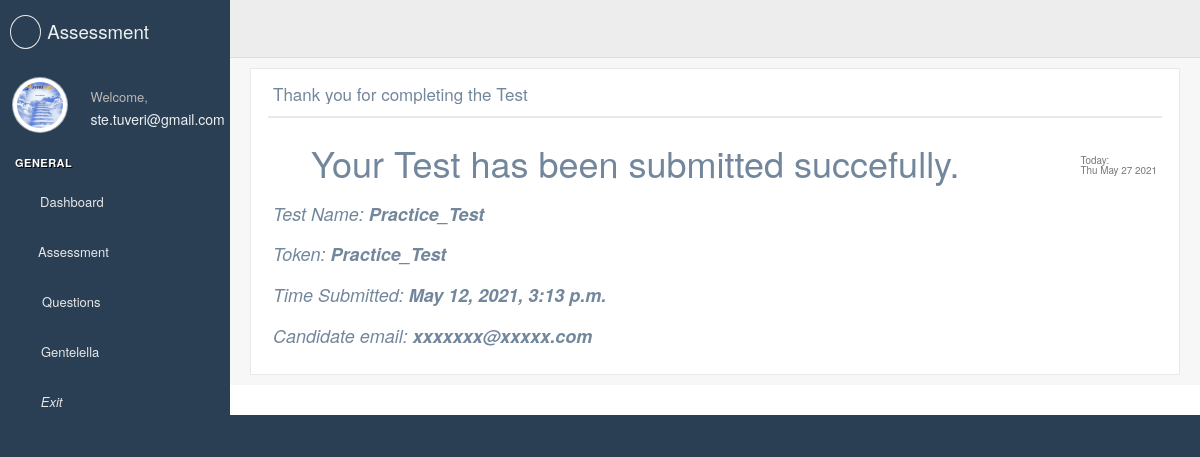
/assessment/candidate/test/submit/Practice_Test (signed in), run on the app's committed database.
### users/models.py (models this page shows, shortened)
class User(AbstractBaseUser, PermissionsMixin):
    email = models.EmailField(max_length=254, unique=True)
    name = models.CharField(max_length=254, null=True, blank=True)
    username = models.CharField(max_length=254, null=True, blank=True) #TODO: #9 in models.py
    is_staff = models.BooleanField(default=False)
    is_superuser = models.BooleanField(default=False)
    is_active = models.BooleanField(default=True)
    last_login = models.DateTimeField(null=True, blank=True)
    date_joined = models.DateTimeField(auto_now_add=True)
    USERNAME_FIELD = 'email'
    EMAIL_FIELD = 'email'
    REQUIRED_FIELDS = []
    objects = UserManager()

class Profile(models.Model):
    user = models.OneToOneField(User,unique=True, on_delete=models.CASCADE,default=None)
    address = models.CharField(max_length=254, null=True, blank=True)
    image = models.ImageField(default='default.jpg',upload_to='profile_pics')

### assessment/models.py (models this page shows, shortened)
class Assessment(models.Model):
    YES_NO = ( ('Yes', 'Yes'), ('No', 'No'),)
    assessment_name = models.CharField(max_length=20, blank=True, null=True, unique=True)
    candidate_name = models.CharField(max_length=20, blank=True, null=True)
    candidate_surname = models.CharField(max_length=20, blank=True, null=True)
    candidate_email = models.EmailField(max_length=254, null=True, blank=True)
    slug = models.SlugField(max_length=40,null=True, blank=True)
    token = models.CharField(max_length=256, null=True, blank=True)
    creator_email = models.EmailField(max_length=254, null=True, blank=True)
    date_creation = models.DateTimeField(blank=True, null=True,)
    date_sent = models.DateTimeField(blank=True, null=True,)
    date_first_opened = models.DateTimeField(blank=True, null=True,)
    date_complete = models.DateTimeField(blank=True, null=True,)
    questions_selected = models.ManyToManyField(Question,null=True,blank=True)
    time_to_complete = models.IntegerField(blank=True, null=True)
    completed = models.CharField(max_length=3, blank=True, null=True, choices=YES_NO, default='No')
    answers = models.JSONField(blank=True, null=True)
    score = models.IntegerField(blank=True, null=True)

### assessment/views.py (the view, shortened to what this page needs)
# urls.py: path("candidate/test/submit/<slug:token>", TestQuestionsSubmitUpdate.as_view(template_name='assessment/candidate/test_questions_submit.html'),
@method_decorator(login_required, name='dispatch')
class TestQuestionsSubmitUpdate(UpdateView):
    model = Assessment
    template_name = 'assessment/test_questions_submit.html'
    context_object_name = 'test_questions_submit_view'
    form_class = AssessmentForm
    slug_field = 'token'
    slug_url_kwarg = 'token'
    def get_context_data(self, **kwargs):
        context = super().get_context_data(**kwargs)
        context['assessment'] = Assessment.objects.filter(token=self.kwargs['token'])[0]
        return context
    pass

### assessment/templates/assessment/candidate/test_questions_submit.html (shortened to what this page needs)
{% extends "base_custom.html" %}
{% load crispy_forms_tags %}
{% load static %}
{% block stylesheets %}
  {{ block.super }}
    <link rel="stylesheet" href="/static/build/css/cards.css">
{% endblock stylesheets %}
{% block content %}
  <div class="right_col" role="main">
    <div class="">
      <div class="row">
        <div class="col-md-12">
          <div class="x_panel">
            <div class="x_title">
              <h2>Thank you for completing the Test</h2>
              <div class="clearfix"></div>
            </div>
            <div class="x_content">
                <form method="post" action="">
                    <section class="">
                        <div class="row">
                          <div class="col-xs-12">
                            <h1>
                                            <i class="fas fa-check-circle"></i> Your Test has been submitted succefully.
                                            <small class="pull-right"><small><small>
                                                Today: <div id="demo"></div>
                                                </small></small>
                                            </small>
                                        </h1>
                          </div>
                        </div>
                        <div class="row">
                          <div class="col-xs-12">
                              <h2>
                                   <i>Test Name:<strong> {{assessment.assessment_name}}</strong></i>
                              </h2>
                          </div>
                        </div>
                        <div class="row">
                          <div class="col-xs-12">
                              <h2>
                                   <i>Token: <strong>{{assessment.token}}</strong></i>
                              </h2>
                          </div>
                        </div>
                        <div class="row">
                          <div class="col-xs-12">
                              <h2>
                                   <i>Time Submitted:<strong> {{assessment.date_complete}}</strong></i>
                              </h2>
                          </div>
                        </div>
                        <div class="row">
                          <div class="col-xs-12">
                              <h2>
                                  <i>Candidate email: <strong>{{assessment.candidate_email}}</strong></i>
                              </h2>
                          </div>
                        </div>
                        <div class="row no-print">
                          <div class="col-xs-12">
                          </div>
                        </div>
                    </section>
                </form>
            </div>
          </div>
        </div>
      </div>
    </div>
  </div>
{% endblock content %}

### assessment/templates/assessment/sidebar_custom.html (shortened to what this page needs)
<div class="left_col scroll-view">
  <div class="navbar nav_title" style="border: 0;">
    <a href="index.html" class="site_title"><i class="fa fa-spinner"></i> <span><small>Assessment</small></span></a>
  </div>
  <div class="profile clearfix">
    <div class="profile_pic">
       <img src="{{ user.profile.image.url }}" alt=".ger.." class="img-circle profile_img">
    </div>
    <div class="profile_info">
      <span>Welcome,</span>
      <h2>{{user}}</h2>
    </div>
  </div>
  <br />
  <div id="sidebar-menu" class="main_menu_side hidden-print main_menu">
    <div class="menu_section">
      <h3>General</h3>
      <ul class="nav side-menu">
          {% if user.is_staff  %}
          <li><a href="{%url 'dashboard_view' %}"><i class="fas fa-tachometer-alt fa-lg" style="padding-right: 4%;"></i> Dashboard
          </a>
          </li>
          <li><a ><i class="fas fa-graduation-cap fa-lg" style="padding-right: 3%;"></i> Assessment
          <span class="fa fa-chevron-down"></span></a>
          </li>
          <li><a ><i class="far fa-question-circle fa-lg" style="padding-right: 5%;"></i> Questions
          <span class="fa fa-chevron-down"></span></a>
          </li>
         <li><a><i class="fa fa-cubes" style="padding-right:10px;"></i>Gentelella <span class="fa fa-chevron-down"></span></a>
         </li>
          {% endif %}
          <li><a href="{%url 'users_logout' %}"><i class="fas fa-sign-out-alt" style="padding-right: 6%;"></i> <i>Exit</i>
          </a>
          </li>
      </ul>
    </div>
  </div>
</div>

### data on the page
User: profile.image (picture), email "ste.tuveri@gmail.com"
Assessment: assessment_name "Practice_Test", token "Practice_Test", date_complete "May 12, 2021, 3:13 p.m.", candidate_email "xxxxxxx@xxxxx.com"
